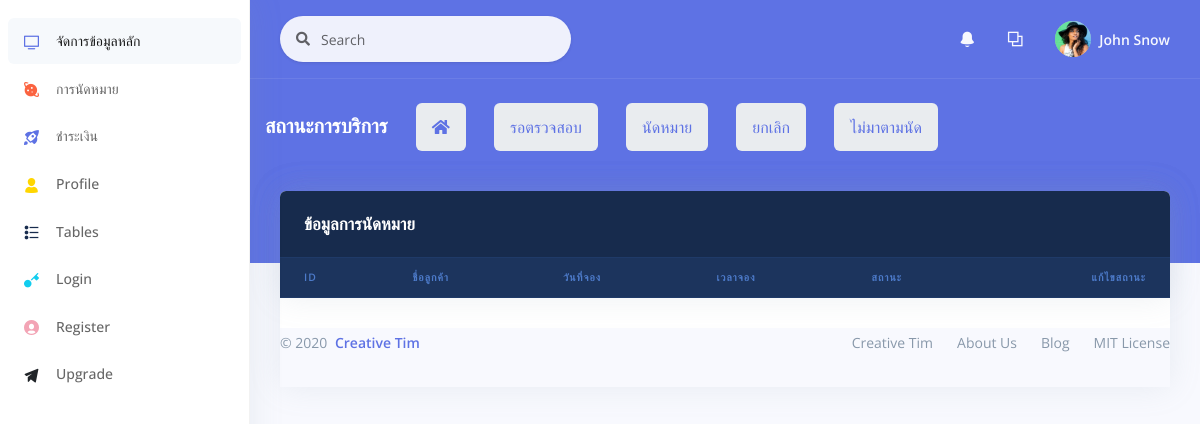
/backend/All_order.php, run on an earlier commit of the app's database.
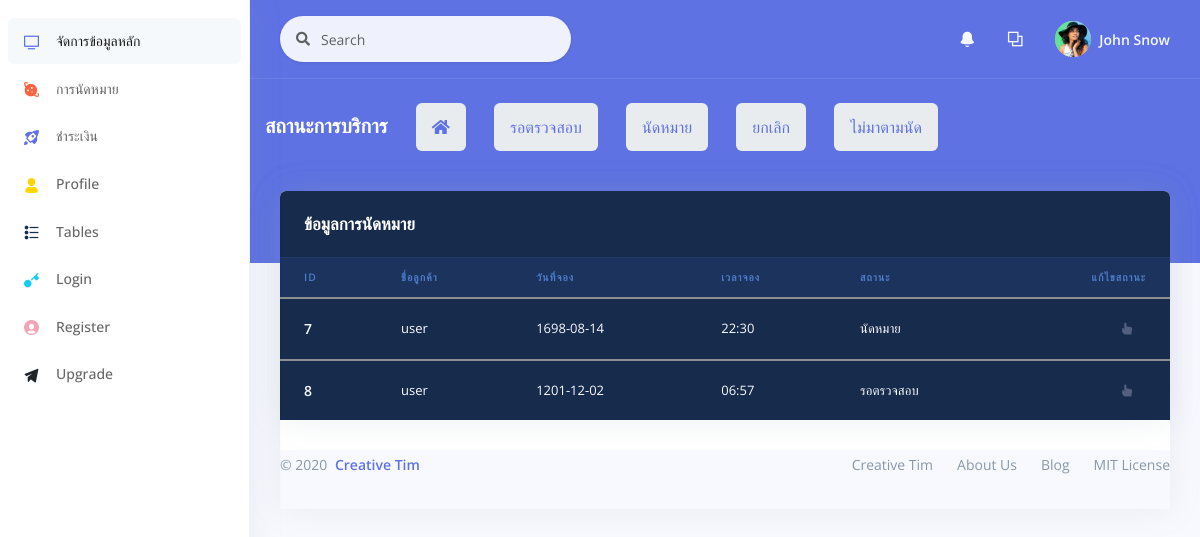
And on a later commit of the database.
### tables this page shows
CREATE TABLE `orders` (
  `o_id` int(11) NOT NULL,
  `id_mem` int(11) NOT NULL,
  `o_mail` varchar(60) NOT NULL,
  `tel_mem` varchar(10) NOT NULL,
  `car_id` int(11) NOT NULL,
  `year_car` int(5) NOT NULL,
  `number_car` varchar(8) NOT NULL COMMENT 'ทะเบียนรถ',
  `mile` varchar(10) NOT NULL COMMENT 'ระยะไมล์',
  `sv_id` int(11) NOT NULL COMMENT 'ประเภทงานบริการ',
  `svst_id` int(11) NOT NULL COMMENT 'สถานะบริการ',
  `o_date` datetime(6) NOT NULL,
  `o_daterq` varchar(30) NOT NULL,
  `o_timerq` varchar(30) NOT NULL
);

CREATE TABLE `tb_mem` (
  `id_mem` int(11) NOT NULL,
  `name_mem` varchar(25) NOT NULL,
  `last_mem` varchar(25) NOT NULL,
  `userlevel` varchar(25) NOT NULL,
  `username` varchar(25) NOT NULL,
  `password` varchar(128) NOT NULL,
  `tel_mem` varchar(10) NOT NULL,
  `address_mem` varchar(150) NOT NULL
);

CREATE TABLE `serv_status` (
  `stsv_id` int(11) NOT NULL,
  `stsv_name` varchar(50) NOT NULL
);

### backend/All_order.php (the view, shortened to what this page needs)
<?php
include "../conn.php";
$sql = "SELECT orders.o_id,tb_mem.name_mem,serv_status.stsv_name,orders.o_daterq,orders.o_timerq
FROM((orders INNER JOIN tb_mem on orders.id_mem=tb_mem.id_mem)
INNER JOIN serv_status on orders.svst_id=serv_status.stsv_id)
ORDER BY orders.o_id;";
$result = mysqli_query($con, $sql);
?>
<!DOCTYPE html>
<html>
<head>
    <link rel="stylesheet" href="./assets/vendor/nucleo/css/nucleo.css" type="text/css">
    <link rel="stylesheet" href="./assets/vendor/@fortawesome/fontawesome-free/css/all.min.css" type="text/css">
    <link rel="stylesheet" href="./assets/css/argon.css?v=1.2.0" type="text/css">
</head>
<body>
    <?php
    include "object/sidebar.php";
    include "object/_nev.php";
    include "object/list_orderstatus.php";
    ?>
    </div>
    </div>
    </div>
    </div>
    </div>
    <div class="container-fluid mt--6">
        <div class="row">
            <div class="col">
                <div class="card">
                    <div class="row">
                        <div class="col">
                            <div class="card bg-default shadow">
                                <div class="card-header bg-transparent border-0">
                                    <h3 class="text-white mb-0">ข้อมูลการนัดหมาย</h3>
                                </div>
                                <div class="table-responsive">
                                    <table class="table align-items-center table-dark table-flush">
                                        <thead class="thead-dark">
                                            <tr>
                                                <th scope="col" class="sort" data-sort="ID">ID</th>
                                                <th scope="col" class="sort" data-sort="name">ชื่อลูกค้า</th>
                                                <th scope="col" class="sort" data-sort="date">วันที่จอง</th>
                                                <th scope="col" class="sort" data-sort="date">เวลาจอง</th>
                                                <th scope="col" class="sort" data-sort="status">สถานะ</th>
                                                <th scope="col" class="text-right">แก้ไขสถานะ</th>
                                            </tr>
                                        </thead>
                                        <tbody class="list">
                                            <?php
                                            while ($rs = mysqli_fetch_array($result)) {
                                                $o_id = $rs['o_id'];
                                                $o_daterq = $rs['o_daterq'];
                                                $o_timerq = $rs['o_timerq'];
                                                $stsv_name = $rs['stsv_name'];
                                                $name_mem = $rs['name_mem'];
                                            ?>
                                        <tbody class="list">
                                            <tr>
                                                <th scope="row">
                                                    <div class="media align-items-center">
                                                        <div class="media-body">
                                                            <span class="name mb-0 text-sm"><?php echo $o_id ?></span>
                                                        </div>
                                                    </div>
                                                </th>
                                                <td class="budget">
                                                    <?php echo $name_mem ?>
                                                </td>
                                                <td class="budget">
                                                    <?php echo $o_daterq ?>
                                                </td>
                                                <td class="budget">
                                                    <?php echo $o_timerq ?>
                                                </td>
                                                <td class="budget">
                                                    <?php echo $stsv_name ?>
                                                </td>
                                                <td class="text-right">
                                                    <li class="nav-item dropdown">
                                                        <a class="nav-link" href="#" role="button" data-toggle="dropdown">
                                                            <i class="ni ni-active-40"></i>
                                                        </a>
                                                    </li>
                                                </td>
                                            </tr>
                                        <?php }
                                        ?>
                                        </tbody>
                                    </table>
                                </div>
                            </div>
                        </div>
                    </div>
                    <footer class="footer pt-0">
                        <div class="row align-items-center justify-content-lg-between">
                            <div class="col-lg-6">
                                <div class="copyright text-center  text-lg-left  text-muted">
                                    &copy; 2020 <a href="https://www.creative-tim.com" class="font-weight-bold ml-1" target="_blank">Creative Tim</a>
                                </div>
                            </div>
                            <div class="col-lg-6">
                                <ul class="nav nav-footer justify-content-center justify-content-lg-end">
                                    <li class="nav-item">
                                        <a href="https://www.creative-tim.com" class="nav-link" target="_blank">Creative Tim</a>
                                    </li>
                                    <li class="nav-item">
                                        <a href="https://www.creative-tim.com/presentation" class="nav-link" target="_blank">About Us</a>
                                    </li>
                                    <li class="nav-item">
                                        <a href="http://blog.creative-tim.com" class="nav-link" target="_blank">Blog</a>
                                    </li>
                                    <li class="nav-item">
                                        <a href="https://github.com/creativetimofficial/argon-dashboard/blob/master/LICENSE.md" class="nav-link" target="_blank">MIT License</a>
                                    </li>
                                </ul>
                            </div>
                        </div>
                    </footer>
                </div>
            </div>
</body>
</html>

### backend/object/sidebar.php
<nav class="sidenav navbar navbar-vertical  fixed-left  navbar-expand-xs navbar-light bg-white" id="sidenav-main">
  <div class="scrollbar-inner">
    <div class="navbar-inner">
      <div class="collapse navbar-collapse" id="sidenav-collapse-main">
        <ul class="navbar-nav">
          <li class="nav-item">
            <a class="nav-link active" href="maindata.php">
              <i class="ni ni-tv-2 text-primary"></i>
              <span class="nav-link-text">จัดการข้อมูลหลัก</span>
            </a>
          </li>
          <li class="nav-item">
            <a class="nav-link" href="All_order.php">
              <i class="ni ni-planet text-orange"></i>
              <span class="nav-link-text">การนัดหมาย</span>
            </a>
          </li>
          <li class="nav-item">
            <a class="nav-link" href="payment.php">
              <i class="ni ni-spaceship text-primary"></i>
              <span class="nav-link-text">ชำระเงิน</span>
            </a>
          </li>
          <li class="nav-item">
            <a class="nav-link" href="profile.html">
              <i class="ni ni-single-02 text-yellow"></i>
              <span class="nav-link-text">Profile</span>
            </a>
          </li>
          <li class="nav-item">
            <a class="nav-link" href="tables.html">
              <i class="ni ni-bullet-list-67 text-default"></i>
              <span class="nav-link-text">Tables</span>
            </a>
          </li>
          <li class="nav-item">
            <a class="nav-link" href="login.html">
              <i class="ni ni-key-25 text-info"></i>
              <span class="nav-link-text">Login</span>
            </a>
          </li>
          <li class="nav-item">
            <a class="nav-link" href="register.html">
              <i class="ni ni-circle-08 text-pink"></i>
              <span class="nav-link-text">Register</span>
            </a>
          </li>
          <li class="nav-item">
            <a class="nav-link" href="upgrade.html">
              <i class="ni ni-send text-dark"></i>
              <span class="nav-link-text">Upgrade</span>
            </a>
          </li>
        </ul>
      </div>
    </div>
  </div>
</nav>

### backend/object/_nev.php (shortened to what this page needs)
<div class="main-content" id="panel">
  <nav class="navbar navbar-top navbar-expand navbar-dark bg-primary border-bottom">
    <div class="container-fluid">
      <div class="collapse navbar-collapse" id="navbarSupportedContent">
        <form class="navbar-search navbar-search-light form-inline mr-sm-3" id="navbar-search-main">
          <div class="form-group mb-0">
            <div class="input-group input-group-alternative input-group-merge">
              <div class="input-group-prepend">
                <span class="input-group-text"><i class="fas fa-search"></i></span>
              </div>
              <input class="form-control" placeholder="Search" type="text">
            </div>
          </div>
        </form>
        <ul class="navbar-nav align-items-center  ml-md-auto ">
          <li class="nav-item dropdown">
            <a class="nav-link" href="#" role="button" data-toggle="dropdown" aria-haspopup="true" aria-expanded="false">
              <i class="ni ni-bell-55"></i>
            </a>
          </li>
          <li class="nav-item dropdown">
            <a class="nav-link" href="#" role="button" data-toggle="dropdown" aria-haspopup="true" aria-expanded="false">
              <i class="ni ni-ungroup"></i>
            </a>
          </li>
        </ul>
        <ul class="navbar-nav align-items-center  ml-auto ml-md-0 ">
          <li class="nav-item dropdown">
            <a class="nav-link pr-0" href="#" role="button" data-toggle="dropdown" aria-haspopup="true" aria-expanded="false">
              <div class="media align-items-center">
                <span class="avatar avatar-sm rounded-circle">
                  <img alt="Image placeholder" src="../assets/img/theme/team-4.jpg">
                </span>
                <div class="media-body  ml-2  d-none d-lg-block">
                  <span class="mb-0 text-sm  font-weight-bold">John Snow</span>
                </div>
              </div>
            </a>
          </li>
        </ul>
      </div>
    </div>
  </nav>

### backend/object/list_orderstatus.php
<div class="header bg-primary pb-6">
  <div class="container-fluid">
    <div class="header-body">
      <div class="row align-items-center py-4">
        <div class="">
          <h6 class="h2 text-white d-inline-block mb-0">สถานะการบริการ</h6>
            <nav aria-label="breadcrumb" class="d-none d-md-inline-block ml-md-4">
            <ol class="breadcrumb breadcrumb-links breadcrumb-dark">
              <li class="breadcrumb-item"><a href="All_order.php"><i class="fas fa-home"></i></a></li>
            </ol>
          </nav>
          <nav aria-label="breadcrumb" class="d-none d-md-inline-block ml-md-4">
            <ol class="breadcrumb breadcrumb-links breadcrumb-dark">
              <li class="breadcrumb-item"><a href="order_1.php">รอตรวจสอบ</a></li>
            </ol>
          </nav>
          <nav aria-label="breadcrumb" class="d-none d-md-inline-block ml-md-4">
            <ol class="breadcrumb breadcrumb-links breadcrumb-dark">
              <li class="breadcrumb-item"><a href="order_2.php">นัดหมาย</a></li>
            </ol>
          </nav>
          <nav aria-label="breadcrumb" class="d-none d-md-inline-block ml-md-4">
            <ol class="breadcrumb breadcrumb-links breadcrumb-dark">
              <li class="breadcrumb-item"><a href="order_3.php">ยกเลิก</a></li>
            </ol>
          </nav>
          <nav aria-label="breadcrumb" class="d-none d-md-inline-block ml-md-4">
            <ol class="breadcrumb breadcrumb-links breadcrumb-dark">
              <li class="breadcrumb-item"><a href="order_4.php">ไม่มาตามนัด</a></li>
            </ol>
          </nav>

What changed in the data, as far as the page shows it:
added orders: o_id "7", id_mem.name_mem "user", o_daterq "1698-08-14", o_timerq "22:30", serv_status.stsv_name "นัดหมาย"
added orders: o_id "8", id_mem.name_mem "user", o_daterq "1201-12-02", o_timerq "06:57", serv_status.stsv_name "รอตรวจสอบ"
